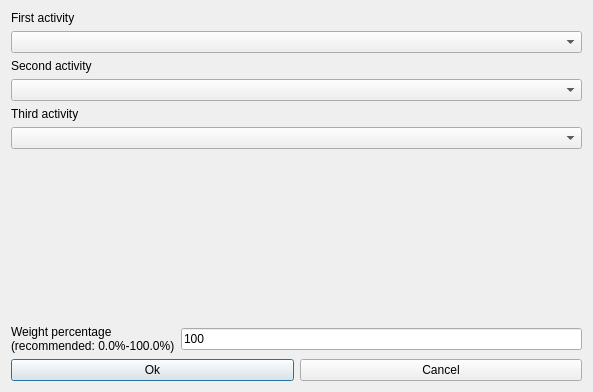
<?xml version="1.0" encoding="UTF-8"?>
<ui version="4.0">
 <class>ModifyConstraintThreeActivitiesGroupedForm_template</class>
 <widget class="QDialog" name="ModifyConstraintThreeActivitiesGroupedForm_template">
  <property name="geometry">
   <rect>
    <x>0</x>
    <y>0</y>
    <width>593</width>
    <height>392</height>
   </rect>
  </property>
  <property name="windowTitle">
   <string extracomment="This is the title of the dialog to modify a constraint of this type">Modify three activities grouped</string>
  </property>
  <layout class="QGridLayout">
   <item row="5" column="0">
    <layout class="QHBoxLayout">
     <item>
      <widget class="QLabel" name="weightTextLabel">
       <property name="frameShape">
        <enum>QFrame::NoFrame</enum>
       </property>
       <property name="frameShadow">
        <enum>QFrame::Plain</enum>
       </property>
       <property name="text">
        <string>Weight percentage
(recommended: 0.0%-100.0%)</string>
       </property>
       <property name="wordWrap">
        <bool>false</bool>
       </property>
      </widget>
     </item>
     <item>
      <widget class="QLineEdit" name="weightLineEdit">
       <property name="text">
        <string notr="true">100</string>
       </property>
      </widget>
     </item>
    </layout>
   </item>
   <item row="0" column="0">
    <layout class="QVBoxLayout">
     <item>
      <widget class="QLabel" name="activityTextLabel">
       <property name="frameShape">
        <enum>QFrame::NoFrame</enum>
       </property>
       <property name="frameShadow">
        <enum>QFrame::Plain</enum>
       </property>
       <property name="text">
        <string>First activity</string>
       </property>
       <property name="wordWrap">
        <bool>false</bool>
       </property>
      </widget>
     </item>
     <item>
      <widget class="QComboBox" name="firstActivitiesComboBox">
       <property name="editable">
        <bool>false</bool>
       </property>
       <property name="insertPolicy">
        <enum>QComboBox::NoInsert</enum>
       </property>
       <property name="duplicatesEnabled">
        <bool>false</bool>
       </property>
      </widget>
     </item>
    </layout>
   </item>
   <item row="1" column="0">
    <layout class="QVBoxLayout">
     <item>
      <widget class="QLabel" name="activityTextLabel_2">
       <property name="frameShape">
        <enum>QFrame::NoFrame</enum>
       </property>
       <property name="frameShadow">
        <enum>QFrame::Plain</enum>
       </property>
       <property name="text">
        <string>Second activity</string>
       </property>
       <property name="wordWrap">
        <bool>false</bool>
       </property>
      </widget>
     </item>
     <item>
      <widget class="QComboBox" name="secondActivitiesComboBox">
       <property name="editable">
        <bool>false</bool>
       </property>
       <property name="insertPolicy">
        <enum>QComboBox::NoInsert</enum>
       </property>
       <property name="duplicatesEnabled">
        <bool>false</bool>
       </property>
      </widget>
     </item>
    </layout>
   </item>
   <item row="2" column="0">
    <layout class="QVBoxLayout">
     <item>
      <widget class="QLabel" name="activityTextLabel_3">
       <property name="frameShape">
        <enum>QFrame::NoFrame</enum>
       </property>
       <property name="frameShadow">
        <enum>QFrame::Plain</enum>
       </property>
       <property name="text">
        <string>Third activity</string>
       </property>
       <property name="wordWrap">
        <bool>false</bool>
       </property>
      </widget>
     </item>
     <item>
      <widget class="QComboBox" name="thirdActivitiesComboBox">
       <property name="editable">
        <bool>false</bool>
       </property>
       <property name="insertPolicy">
        <enum>QComboBox::NoInsert</enum>
       </property>
       <property name="duplicatesEnabled">
        <bool>false</bool>
       </property>
      </widget>
     </item>
    </layout>
   </item>
   <item row="3" column="0">
    <spacer name="spacer2">
     <property name="orientation">
      <enum>Qt::Vertical</enum>
     </property>
     <property name="sizeType">
      <enum>QSizePolicy::Expanding</enum>
     </property>
     <property name="sizeHint" stdset="0">
      <size>
       <width>20</width>
       <height>70</height>
      </size>
     </property>
    </spacer>
   </item>
   <item row="6" column="0">
    <layout class="QHBoxLayout">
     <item>
      <widget class="QPushButton" name="okPushButton">
       <property name="text">
        <string>Ok</string>
       </property>
      </widget>
     </item>
     <item>
      <widget class="QPushButton" name="cancelPushButton">
       <property name="text">
        <string>Cancel</string>
       </property>
      </widget>
     </item>
    </layout>
   </item>
  </layout>
 </widget>
 <layoutdefault spacing="6" margin="11"/>
 <resources/>
 <connections/>
</ui>
